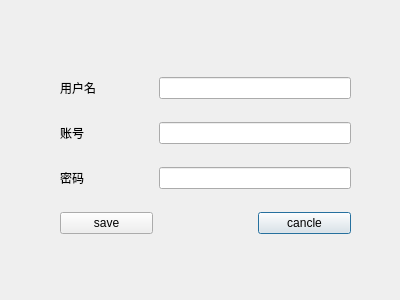
<?xml version="1.0" encoding="UTF-8"?>
<ui version="4.0">
 <class>adduserdialog</class>
 <widget class="QDialog" name="adduserdialog">
  <property name="geometry">
   <rect>
    <x>0</x>
    <y>0</y>
    <width>400</width>
    <height>300</height>
   </rect>
  </property>
  <property name="windowTitle">
   <string>Dialog</string>
  </property>
  <widget class="QWidget" name="">
   <property name="geometry">
    <rect>
     <x>60</x>
     <y>60</y>
     <width>291</width>
     <height>191</height>
    </rect>
   </property>
   <layout class="QGridLayout" name="gridLayout">
    <item row="2" column="1" colspan="2">
     <widget class="QLineEdit" name="PwlineEdit"/>
    </item>
    <item row="2" column="0">
     <widget class="QLabel" name="pwlabel">
      <property name="text">
       <string>密码</string>
      </property>
     </widget>
    </item>
    <item row="1" column="1" colspan="2">
     <widget class="QLineEdit" name="IdlineEdit"/>
    </item>
    <item row="0" column="0">
     <widget class="QLabel" name="namelabel">
      <property name="text">
       <string>用户名</string>
      </property>
     </widget>
    </item>
    <item row="3" column="2">
     <widget class="QPushButton" name="canclebtn">
      <property name="text">
       <string>cancle</string>
      </property>
     </widget>
    </item>
    <item row="1" column="0">
     <widget class="QLabel" name="idlabel">
      <property name="text">
       <string>账号</string>
      </property>
     </widget>
    </item>
    <item row="0" column="1" colspan="2">
     <widget class="QLineEdit" name="NamelineEdit"/>
    </item>
    <item row="3" column="0">
     <widget class="QPushButton" name="savebtn">
      <property name="text">
       <string>save</string>
      </property>
     </widget>
    </item>
   </layout>
  </widget>
 </widget>
 <resources/>
 <connections/>
</ui>
